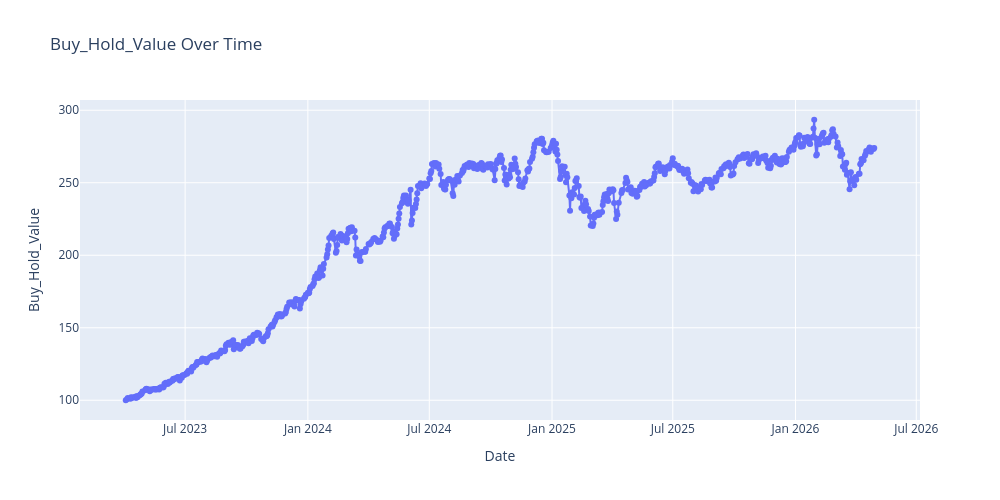

The cell this chart's notebook holds for it:
### Code cell
import plotly.express as px

# âœ… Group by Date and calculate total portfolio value
portfolio_summary = (
    conc_df.groupby("Date", as_index=False)["Buy_Hold_Value"].sum()
)
# âœ… Plot with Plotly
fig = px.line(
    portfolio_summary,
    x="Date",
    y="Buy_Hold_Value",
    title="Buy_Hold_Value Over Time",
    labels={"Date": "Date", "Buy_Hold_Value": "Buy_Hold_Value"},
    markers=True
)

fig.update_traces(line=dict(width=2))
fig.update_layout(width=1000,   # ðŸ”‘ width
                  height=500)    # ðŸ”‘ height
fig.show()

### Figure 1 — Plotly figure (JSON) as saved in the notebook; plotly's stock layout.template omitted (floating-point values rounded to 4 significant figures; data arrays with more than 128 entries replaced by an {"elided": "..."} marker saying what was removed)
{"data": [{"hovertemplate": "Date=%{x}<br>Buy_Hold_Value=%{y}<extra></extra>", "legendgroup": "", "line": {"color": "#636efa", "dash": "solid", "width": 2}, "marker": {"symbol": "circle"}, "mode": "lines+markers", "name": "", "orientation": "v", "showlegend": false, "type": "scatter", "x": {"elided": "761 str values"}, "xaxis": "x", "y": {"elided": "761 float values"}, "yaxis": "y"}], "layout": {"height": 500, "legend": {"tracegroupgap": 0}, "title": {"text": "Buy_Hold_Value Over Time"}, "width": 1000, "xaxis": {"anchor": "y", "domain": [0, 1], "title": {"text": "Date"}}, "yaxis": {"anchor": "x", "domain": [0, 1], "title": {"text": "Buy_Hold_Value"}}}}
